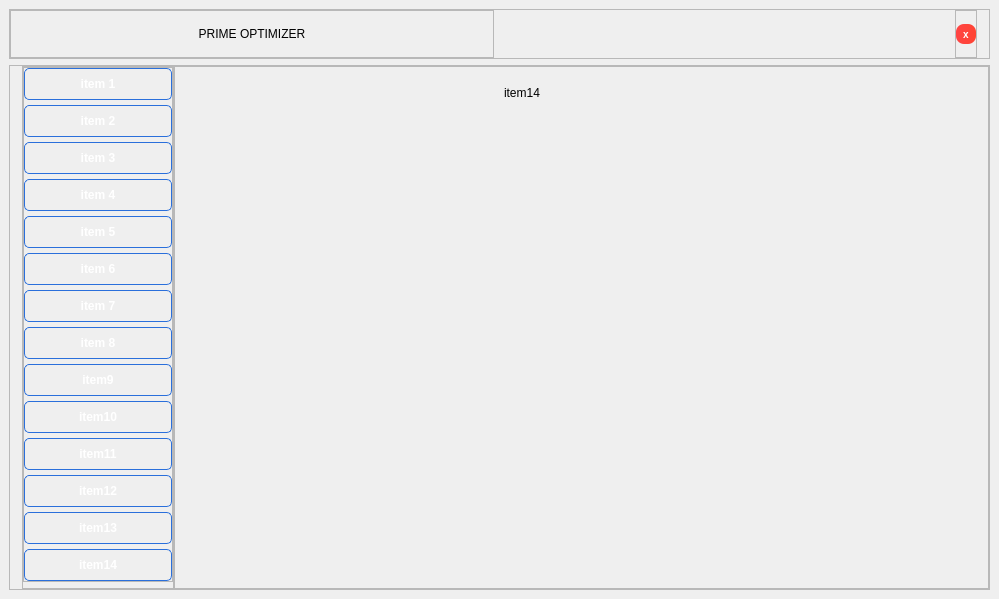
<?xml version="1.0" encoding="UTF-8"?>
<ui version="4.0">
 <class>MainWindow</class>
 <widget class="QMainWindow" name="MainWindow">
  <property name="geometry">
   <rect>
    <x>0</x>
    <y>0</y>
    <width>999</width>
    <height>585</height>
   </rect>
  </property>
  <property name="windowTitle">
   <string>MainWindow</string>
  </property>
  <property name="styleSheet">
   <string notr="true"/>
  </property>
  <widget class="QWidget" name="centralwidget">
   <property name="styleSheet">
    <string notr="true"/>
   </property>
   <layout class="QVBoxLayout" name="verticalLayout">
    <item alignment="Qt::AlignTop">
     <widget class="QFrame" name="header">
      <property name="minimumSize">
       <size>
        <width>0</width>
        <height>50</height>
       </size>
      </property>
      <property name="maximumSize">
       <size>
        <width>16777215</width>
        <height>50</height>
       </size>
      </property>
      <property name="styleSheet">
       <string notr="true"/>
      </property>
      <property name="frameShape">
       <enum>QFrame::StyledPanel</enum>
      </property>
      <property name="frameShadow">
       <enum>QFrame::Raised</enum>
      </property>
      <layout class="QHBoxLayout" name="horizontalLayout_2">
       <property name="spacing">
        <number>0</number>
       </property>
       <property name="leftMargin">
        <number>0</number>
       </property>
       <property name="topMargin">
        <number>0</number>
       </property>
       <property name="rightMargin">
        <number>12</number>
       </property>
       <property name="bottomMargin">
        <number>0</number>
       </property>
       <item>
        <widget class="QFrame" name="frame">
         <property name="layoutDirection">
          <enum>Qt::LeftToRight</enum>
         </property>
         <property name="frameShape">
          <enum>QFrame::StyledPanel</enum>
         </property>
         <property name="frameShadow">
          <enum>QFrame::Raised</enum>
         </property>
         <layout class="QHBoxLayout" name="horizontalLayout_3">
          <property name="spacing">
           <number>0</number>
          </property>
          <property name="leftMargin">
           <number>0</number>
          </property>
          <property name="topMargin">
           <number>0</number>
          </property>
          <property name="rightMargin">
           <number>0</number>
          </property>
          <property name="bottomMargin">
           <number>0</number>
          </property>
          <item>
           <widget class="QLabel" name="label">
            <property name="text">
             <string>PRIME OPTIMIZER</string>
            </property>
            <property name="alignment">
             <set>Qt::AlignCenter</set>
            </property>
           </widget>
          </item>
         </layout>
        </widget>
       </item>
       <item alignment="Qt::AlignRight">
        <widget class="QFrame" name="frame_3">
         <property name="frameShape">
          <enum>QFrame::StyledPanel</enum>
         </property>
         <property name="frameShadow">
          <enum>QFrame::Raised</enum>
         </property>
         <layout class="QVBoxLayout" name="verticalLayout_4">
          <property name="spacing">
           <number>0</number>
          </property>
          <property name="leftMargin">
           <number>0</number>
          </property>
          <property name="topMargin">
           <number>0</number>
          </property>
          <property name="rightMargin">
           <number>0</number>
          </property>
          <property name="bottomMargin">
           <number>0</number>
          </property>
          <item>
           <widget class="QPushButton" name="pushButton">
            <property name="styleSheet">
             <string notr="true">QPushButton {
    background: qlineargradient(x1:0, y1:0, x2:1, y2:0, stop:0 #ff4444, stop:1 #ff4433);
    border-radius: 8px;  /* Half of height for perfect round */
    border: none;
    color: white;
    padding: 2px 2px;
    font-size: 10px;
    font-weight: bold;
    min-width: 16px;
    min-height: 16px;
}

QPushButton:hover {
    background: qlineargradient(x1:0, y1:0, x2:1, y2:0, stop:0 #ff4444, stop:1 #ff4333);
}

QPushButton:pressed {
    background: qlineargradient(x1:0, y1:0, x2:1, y2:0, stop:0 #ff4444, stop:1 #ff3334);
    padding-top: 3px;  /* Micro push effect */
}</string>
            </property>
            <property name="text">
             <string>x</string>
            </property>
           </widget>
          </item>
         </layout>
        </widget>
       </item>
      </layout>
     </widget>
    </item>
    <item>
     <widget class="QFrame" name="frame_2">
      <property name="styleSheet">
       <string notr="true"/>
      </property>
      <property name="frameShape">
       <enum>QFrame::StyledPanel</enum>
      </property>
      <property name="frameShadow">
       <enum>QFrame::Raised</enum>
      </property>
      <layout class="QHBoxLayout" name="horizontalLayout">
       <property name="spacing">
        <number>0</number>
       </property>
       <property name="leftMargin">
        <number>12</number>
       </property>
       <property name="topMargin">
        <number>0</number>
       </property>
       <property name="rightMargin">
        <number>0</number>
       </property>
       <property name="bottomMargin">
        <number>0</number>
       </property>
       <item>
        <widget class="QFrame" name="sidemenu">
         <property name="styleSheet">
          <string notr="true"/>
         </property>
         <property name="frameShape">
          <enum>QFrame::StyledPanel</enum>
         </property>
         <property name="frameShadow">
          <enum>QFrame::Raised</enum>
         </property>
         <layout class="QVBoxLayout" name="verticalLayout_2">
          <property name="spacing">
           <number>3</number>
          </property>
          <property name="leftMargin">
           <number>0</number>
          </property>
          <property name="topMargin">
           <number>0</number>
          </property>
          <property name="rightMargin">
           <number>0</number>
          </property>
          <property name="bottomMargin">
           <number>6</number>
          </property>
          <item alignment="Qt::AlignTop">
           <widget class="QFrame" name="frame_4">
            <property name="minimumSize">
             <size>
              <width>150</width>
              <height>0</height>
             </size>
            </property>
            <property name="maximumSize">
             <size>
              <width>150</width>
              <height>16777215</height>
             </size>
            </property>
            <property name="frameShape">
             <enum>QFrame::StyledPanel</enum>
            </property>
            <property name="frameShadow">
             <enum>QFrame::Raised</enum>
            </property>
            <layout class="QVBoxLayout" name="verticalLayout_3">
             <property name="spacing">
              <number>5</number>
             </property>
             <property name="leftMargin">
              <number>0</number>
             </property>
             <property name="topMargin">
              <number>0</number>
             </property>
             <property name="rightMargin">
              <number>0</number>
             </property>
             <property name="bottomMargin">
              <number>0</number>
             </property>
             <item>
              <widget class="QPushButton" name="pushButton_2">
               <property name="styleSheet">
                <string notr="true">QPushButton {
    background: qlineargradient(
        x1:0, y1:0, x2:1, y2:0,
        stop:0 #71e0fe, stop:1 #3c82fe
    );
    border: 1px solid #2a6fdb;
    border-radius: 5px;
    color: white;
    padding: 8px 16px;
    font-weight: bold;
}

QPushButton:hover {
    background: qlineargradient(
        x1:0, y1:0, x2:1, y2:0,
        stop:0 #8ae6ff, stop:1 #4d8cff
    );
}

QPushButton:pressed {
    background: qlineargradient(
        x1:0, y1:0, x2:1, y2:0,
        stop:0 #5ac8e8, stop:1 #2a6fdb
    );
}</string>
               </property>
               <property name="text">
                <string>item 1</string>
               </property>
              </widget>
             </item>
             <item>
              <widget class="QPushButton" name="pushButton_3">
               <property name="styleSheet">
                <string notr="true">QPushButton {
    background: qlineargradient(
        x1:0, y1:0, x2:1, y2:0,
        stop:0 #71e0fe, stop:1 #3c82fe
    );
    border: 1px solid #2a6fdb;
    border-radius: 5px;
    color: white;
    padding: 8px 16px;
    font-weight: bold;
}

QPushButton:hover {
    background: qlineargradient(
        x1:0, y1:0, x2:1, y2:0,
        stop:0 #8ae6ff, stop:1 #4d8cff
    );
}

QPushButton:pressed {
    background: qlineargradient(
        x1:0, y1:0, x2:1, y2:0,
        stop:0 #5ac8e8, stop:1 #2a6fdb
    );
}</string>
               </property>
               <property name="text">
                <string>item 2</string>
               </property>
              </widget>
             </item>
             <item>
              <widget class="QPushButton" name="pushButton_4">
               <property name="styleSheet">
                <string notr="true">QPushButton {
    background: qlineargradient(
        x1:0, y1:0, x2:1, y2:0,
        stop:0 #71e0fe, stop:1 #3c82fe
    );
    border: 1px solid #2a6fdb;
    border-radius: 5px;
    color: white;
    padding: 8px 16px;
    font-weight: bold;
}

QPushButton:hover {
    background: qlineargradient(
        x1:0, y1:0, x2:1, y2:0,
        stop:0 #8ae6ff, stop:1 #4d8cff
    );
}

QPushButton:pressed {
    background: qlineargradient(
        x1:0, y1:0, x2:1, y2:0,
        stop:0 #5ac8e8, stop:1 #2a6fdb
    );
}</string>
               </property>
               <property name="text">
                <string>item 3</string>
               </property>
              </widget>
             </item>
             <item>
              <widget class="QPushButton" name="pushButton_5">
               <property name="styleSheet">
                <string notr="true">QPushButton {
    background: qlineargradient(
        x1:0, y1:0, x2:1, y2:0,
        stop:0 #71e0fe, stop:1 #3c82fe
    );
    border: 1px solid #2a6fdb;
    border-radius: 5px;
    color: white;
    padding: 8px 16px;
    font-weight: bold;
}

QPushButton:hover {
    background: qlineargradient(
        x1:0, y1:0, x2:1, y2:0,
        stop:0 #8ae6ff, stop:1 #4d8cff
    );
}

QPushButton:pressed {
    background: qlineargradient(
        x1:0, y1:0, x2:1, y2:0,
        stop:0 #5ac8e8, stop:1 #2a6fdb
    );
}</string>
               </property>
               <property name="text">
                <string>item 4</string>
               </property>
              </widget>
             </item>
             <item>
              <widget class="QPushButton" name="pushButton_6">
               <property name="styleSheet">
                <string notr="true">QPushButton {
    background: qlineargradient(
        x1:0, y1:0, x2:1, y2:0,
        stop:0 #71e0fe, stop:1 #3c82fe
    );
    border: 1px solid #2a6fdb;
    border-radius: 5px;
    color: white;
    padding: 8px 16px;
    font-weight: bold;
}

QPushButton:hover {
    background: qlineargradient(
        x1:0, y1:0, x2:1, y2:0,
        stop:0 #8ae6ff, stop:1 #4d8cff
    );
}

QPushButton:pressed {
    background: qlineargradient(
        x1:0, y1:0, x2:1, y2:0,
        stop:0 #5ac8e8, stop:1 #2a6fdb
    );
}</string>
               </property>
               <property name="text">
                <string>item 5</string>
               </property>
              </widget>
             </item>
             <item>
              <widget class="QPushButton" name="pushButton_7">
               <property name="styleSheet">
                <string notr="true">QPushButton {
    background: qlineargradient(
        x1:0, y1:0, x2:1, y2:0,
        stop:0 #71e0fe, stop:1 #3c82fe
    );
    border: 1px solid #2a6fdb;
    border-radius: 5px;
    color: white;
    padding: 8px 16px;
    font-weight: bold;
}

QPushButton:hover {
    background: qlineargradient(
        x1:0, y1:0, x2:1, y2:0,
        stop:0 #8ae6ff, stop:1 #4d8cff
    );
}

QPushButton:pressed {
    background: qlineargradient(
        x1:0, y1:0, x2:1, y2:0,
        stop:0 #5ac8e8, stop:1 #2a6fdb
    );
}</string>
               </property>
               <property name="text">
                <string>item 6</string>
               </property>
              </widget>
             </item>
             <item>
              <widget class="QPushButton" name="pushButton_8">
               <property name="styleSheet">
                <string notr="true">QPushButton {
    background: qlineargradient(
        x1:0, y1:0, x2:1, y2:0,
        stop:0 #71e0fe, stop:1 #3c82fe
    );
    border: 1px solid #2a6fdb;
    border-radius: 5px;
    color: white;
    padding: 8px 16px;
    font-weight: bold;
}

QPushButton:hover {
    background: qlineargradient(
        x1:0, y1:0, x2:1, y2:0,
        stop:0 #8ae6ff, stop:1 #4d8cff
    );
}

QPushButton:pressed {
    background: qlineargradient(
        x1:0, y1:0, x2:1, y2:0,
        stop:0 #5ac8e8, stop:1 #2a6fdb
    );
}</string>
               </property>
               <property name="text">
                <string>item 7</string>
               </property>
              </widget>
             </item>
             <item>
              <widget class="QPushButton" name="pushButton_9">
               <property name="styleSheet">
                <string notr="true">QPushButton {
    background: qlineargradient(
        x1:0, y1:0, x2:1, y2:0,
        stop:0 #71e0fe, stop:1 #3c82fe
    );
    border: 1px solid #2a6fdb;
    border-radius: 5px;
    color: white;
    padding: 8px 16px;
    font-weight: bold;
}

QPushButton:hover {
    background: qlineargradient(
        x1:0, y1:0, x2:1, y2:0,
        stop:0 #8ae6ff, stop:1 #4d8cff
    );
}

QPushButton:pressed {
    background: qlineargradient(
        x1:0, y1:0, x2:1, y2:0,
        stop:0 #5ac8e8, stop:1 #2a6fdb
    );
}</string>
               </property>
               <property name="text">
                <string>item 8</string>
               </property>
              </widget>
             </item>
             <item>
              <widget class="QPushButton" name="pushButton_10">
               <property name="styleSheet">
                <string notr="true">QPushButton {
    background: qlineargradient(
        x1:0, y1:0, x2:1, y2:0,
        stop:0 #71e0fe, stop:1 #3c82fe
    );
    border: 1px solid #2a6fdb;
    border-radius: 5px;
    color: white;
    padding: 8px 16px;
    font-weight: bold;
}

QPushButton:hover {
    background: qlineargradient(
        x1:0, y1:0, x2:1, y2:0,
        stop:0 #8ae6ff, stop:1 #4d8cff
    );
}

QPushButton:pressed {
    background: qlineargradient(
        x1:0, y1:0, x2:1, y2:0,
        stop:0 #5ac8e8, stop:1 #2a6fdb
    );
}</string>
               </property>
               <property name="text">
                <string>item9</string>
               </property>
              </widget>
             </item>
             <item>
              <widget class="QPushButton" name="pushButton_11">
               <property name="styleSheet">
                <string notr="true">QPushButton {
    background: qlineargradient(
        x1:0, y1:0, x2:1, y2:0,
        stop:0 #71e0fe, stop:1 #3c82fe
    );
    border: 1px solid #2a6fdb;
    border-radius: 5px;
    color: white;
    padding: 8px 16px;
    font-weight: bold;
}

QPushButton:hover {
    background: qlineargradient(
        x1:0, y1:0, x2:1, y2:0,
        stop:0 #8ae6ff, stop:1 #4d8cff
    );
}

QPushButton:pressed {
    background: qlineargradient(
        x1:0, y1:0, x2:1, y2:0,
        stop:0 #5ac8e8, stop:1 #2a6fdb
    );
}</string>
               </property>
               <property name="text">
                <string>item10</string>
               </property>
              </widget>
             </item>
             <item>
              <widget class="QPushButton" name="pushButton_12">
               <property name="styleSheet">
                <string notr="true">QPushButton {
    background: qlineargradient(
        x1:0, y1:0, x2:1, y2:0,
        stop:0 #71e0fe, stop:1 #3c82fe
    );
    border: 1px solid #2a6fdb;
    border-radius: 5px;
    color: white;
    padding: 8px 16px;
    font-weight: bold;
}

QPushButton:hover {
    background: qlineargradient(
        x1:0, y1:0, x2:1, y2:0,
        stop:0 #8ae6ff, stop:1 #4d8cff
    );
}

QPushButton:pressed {
    background: qlineargradient(
        x1:0, y1:0, x2:1, y2:0,
        stop:0 #5ac8e8, stop:1 #2a6fdb
    );
}</string>
               </property>
               <property name="text">
                <string>item11</string>
               </property>
              </widget>
             </item>
             <item>
              <widget class="QPushButton" name="pushButton_13">
               <property name="styleSheet">
                <string notr="true">QPushButton {
    background: qlineargradient(
        x1:0, y1:0, x2:1, y2:0,
        stop:0 #71e0fe, stop:1 #3c82fe
    );
    border: 1px solid #2a6fdb;
    border-radius: 5px;
    color: white;
    padding: 8px 16px;
    font-weight: bold;
}

QPushButton:hover {
    background: qlineargradient(
        x1:0, y1:0, x2:1, y2:0,
        stop:0 #8ae6ff, stop:1 #4d8cff
    );
}

QPushButton:pressed {
    background: qlineargradient(
        x1:0, y1:0, x2:1, y2:0,
        stop:0 #5ac8e8, stop:1 #2a6fdb
    );
}</string>
               </property>
               <property name="text">
                <string>item12</string>
               </property>
              </widget>
             </item>
             <item>
              <widget class="QPushButton" name="pushButton_14">
               <property name="styleSheet">
                <string notr="true">QPushButton {
    background: qlineargradient(
        x1:0, y1:0, x2:1, y2:0,
        stop:0 #71e0fe, stop:1 #3c82fe
    );
    border: 1px solid #2a6fdb;
    border-radius: 5px;
    color: white;
    padding: 8px 16px;
    font-weight: bold;
}

QPushButton:hover {
    background: qlineargradient(
        x1:0, y1:0, x2:1, y2:0,
        stop:0 #8ae6ff, stop:1 #4d8cff
    );
}

QPushButton:pressed {
    background: qlineargradient(
        x1:0, y1:0, x2:1, y2:0,
        stop:0 #5ac8e8, stop:1 #2a6fdb
    );
}</string>
               </property>
               <property name="text">
                <string>item13</string>
               </property>
              </widget>
             </item>
             <item>
              <widget class="QPushButton" name="pushButton_15">
               <property name="styleSheet">
                <string notr="true">QPushButton {
    background: qlineargradient(
        x1:0, y1:0, x2:1, y2:0,
        stop:0 #71e0fe, stop:1 #3c82fe
    );
    border: 1px solid #2a6fdb;
    border-radius: 5px;
    color: white;
    padding: 8px 16px;
    font-weight: bold;
}

QPushButton:hover {
    background: qlineargradient(
        x1:0, y1:0, x2:1, y2:0,
        stop:0 #8ae6ff, stop:1 #4d8cff
    );
}

QPushButton:pressed {
    background: qlineargradient(
        x1:0, y1:0, x2:1, y2:0,
        stop:0 #5ac8e8, stop:1 #2a6fdb
    );
}</string>
               </property>
               <property name="text">
                <string>item14</string>
               </property>
              </widget>
             </item>
            </layout>
           </widget>
          </item>
         </layout>
        </widget>
       </item>
       <item>
        <widget class="QFrame" name="mainbody">
         <property name="sizePolicy">
          <sizepolicy hsizetype="Expanding" vsizetype="Expanding">
           <horstretch>0</horstretch>
           <verstretch>0</verstretch>
          </sizepolicy>
         </property>
         <property name="styleSheet">
          <string notr="true"/>
         </property>
         <property name="frameShape">
          <enum>QFrame::StyledPanel</enum>
         </property>
         <property name="frameShadow">
          <enum>QFrame::Raised</enum>
         </property>
         <layout class="QVBoxLayout" name="verticalLayout_5">
          <item>
           <widget class="QStackedWidget" name="stackedWidget">
            <property name="currentIndex">
             <number>13</number>
            </property>
            <widget class="QWidget" name="page">
             <widget class="QLabel" name="label_2">
              <property name="geometry">
               <rect>
                <x>260</x>
                <y>10</y>
                <width>101</width>
                <height>16</height>
               </rect>
              </property>
              <property name="text">
               <string>item 1</string>
              </property>
             </widget>
            </widget>
            <widget class="QWidget" name="page_5">
             <widget class="QLabel" name="label_3">
              <property name="geometry">
               <rect>
                <x>270</x>
                <y>10</y>
                <width>47</width>
                <height>13</height>
               </rect>
              </property>
              <property name="text">
               <string>item 2</string>
              </property>
             </widget>
            </widget>
            <widget class="QWidget" name="page_6">
             <widget class="QLabel" name="label_4">
              <property name="geometry">
               <rect>
                <x>280</x>
                <y>10</y>
                <width>47</width>
                <height>13</height>
               </rect>
              </property>
              <property name="text">
               <string>item 3</string>
              </property>
             </widget>
            </widget>
            <widget class="QWidget" name="page_7">
             <widget class="QLabel" name="label_5">
              <property name="geometry">
               <rect>
                <x>300</x>
                <y>10</y>
                <width>47</width>
                <height>13</height>
               </rect>
              </property>
              <property name="text">
               <string>item 4</string>
              </property>
             </widget>
            </widget>
            <widget class="QWidget" name="page_8">
             <widget class="QLabel" name="label_6">
              <property name="geometry">
               <rect>
                <x>290</x>
                <y>10</y>
                <width>47</width>
                <height>13</height>
               </rect>
              </property>
              <property name="text">
               <string>item 5</string>
              </property>
             </widget>
            </widget>
            <widget class="QWidget" name="page_9">
             <widget class="QLabel" name="label_7">
              <property name="geometry">
               <rect>
                <x>300</x>
                <y>10</y>
                <width>47</width>
                <height>13</height>
               </rect>
              </property>
              <property name="text">
               <string>item 6</string>
              </property>
             </widget>
            </widget>
            <widget class="QWidget" name="page_10">
             <widget class="QLabel" name="label_8">
              <property name="geometry">
               <rect>
                <x>280</x>
                <y>10</y>
                <width>47</width>
                <height>13</height>
               </rect>
              </property>
              <property name="text">
               <string>item 7</string>
              </property>
             </widget>
            </widget>
            <widget class="QWidget" name="page_2">
             <widget class="QLabel" name="label_9">
              <property name="geometry">
               <rect>
                <x>290</x>
                <y>10</y>
                <width>47</width>
                <height>13</height>
               </rect>
              </property>
              <property name="text">
               <string>item 8</string>
              </property>
             </widget>
            </widget>
            <widget class="QWidget" name="page_17"/>
            <widget class="QWidget" name="page_16">
             <widget class="QLabel" name="label_11">
              <property name="geometry">
               <rect>
                <x>290</x>
                <y>10</y>
                <width>47</width>
                <height>13</height>
               </rect>
              </property>
              <property name="text">
               <string>item10</string>
              </property>
             </widget>
            </widget>
            <widget class="QWidget" name="page_15">
             <widget class="QLabel" name="label_12">
              <property name="geometry">
               <rect>
                <x>290</x>
                <y>10</y>
                <width>47</width>
                <height>13</height>
               </rect>
              </property>
              <property name="text">
               <string>item11</string>
              </property>
             </widget>
            </widget>
            <widget class="QWidget" name="page_14">
             <widget class="QLabel" name="label_13">
              <property name="geometry">
               <rect>
                <x>220</x>
                <y>10</y>
                <width>47</width>
                <height>13</height>
               </rect>
              </property>
              <property name="text">
               <string>item12</string>
              </property>
             </widget>
            </widget>
            <widget class="QWidget" name="page_13">
             <widget class="QLabel" name="label_14">
              <property name="geometry">
               <rect>
                <x>300</x>
                <y>10</y>
                <width>47</width>
                <height>13</height>
               </rect>
              </property>
              <property name="text">
               <string>item13</string>
              </property>
             </widget>
            </widget>
            <widget class="QWidget" name="page_18">
             <widget class="QLabel" name="label_15">
              <property name="geometry">
               <rect>
                <x>320</x>
                <y>10</y>
                <width>47</width>
                <height>13</height>
               </rect>
              </property>
              <property name="text">
               <string>item14</string>
              </property>
             </widget>
            </widget>
           </widget>
          </item>
         </layout>
        </widget>
       </item>
      </layout>
     </widget>
    </item>
   </layout>
  </widget>
 </widget>
 <resources/>
 <connections/>
</ui>
